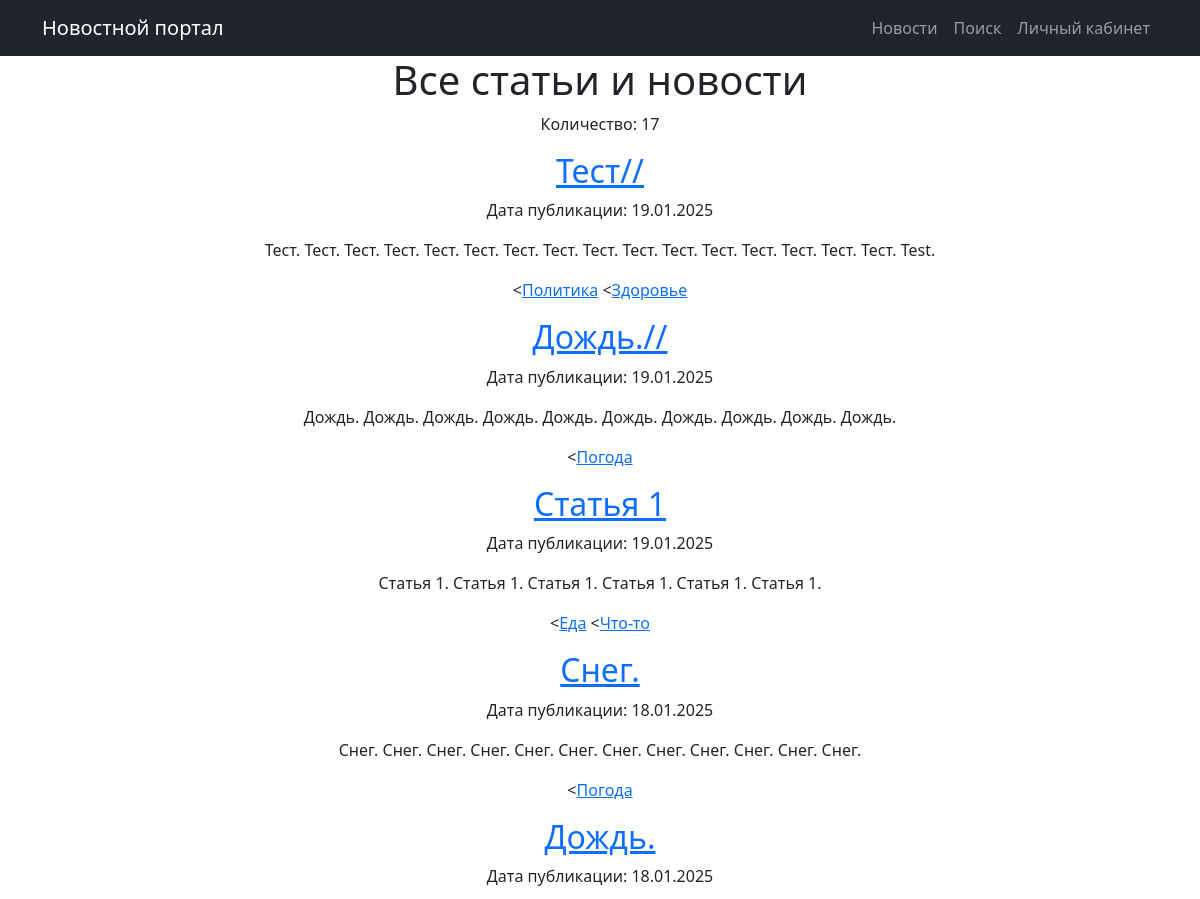
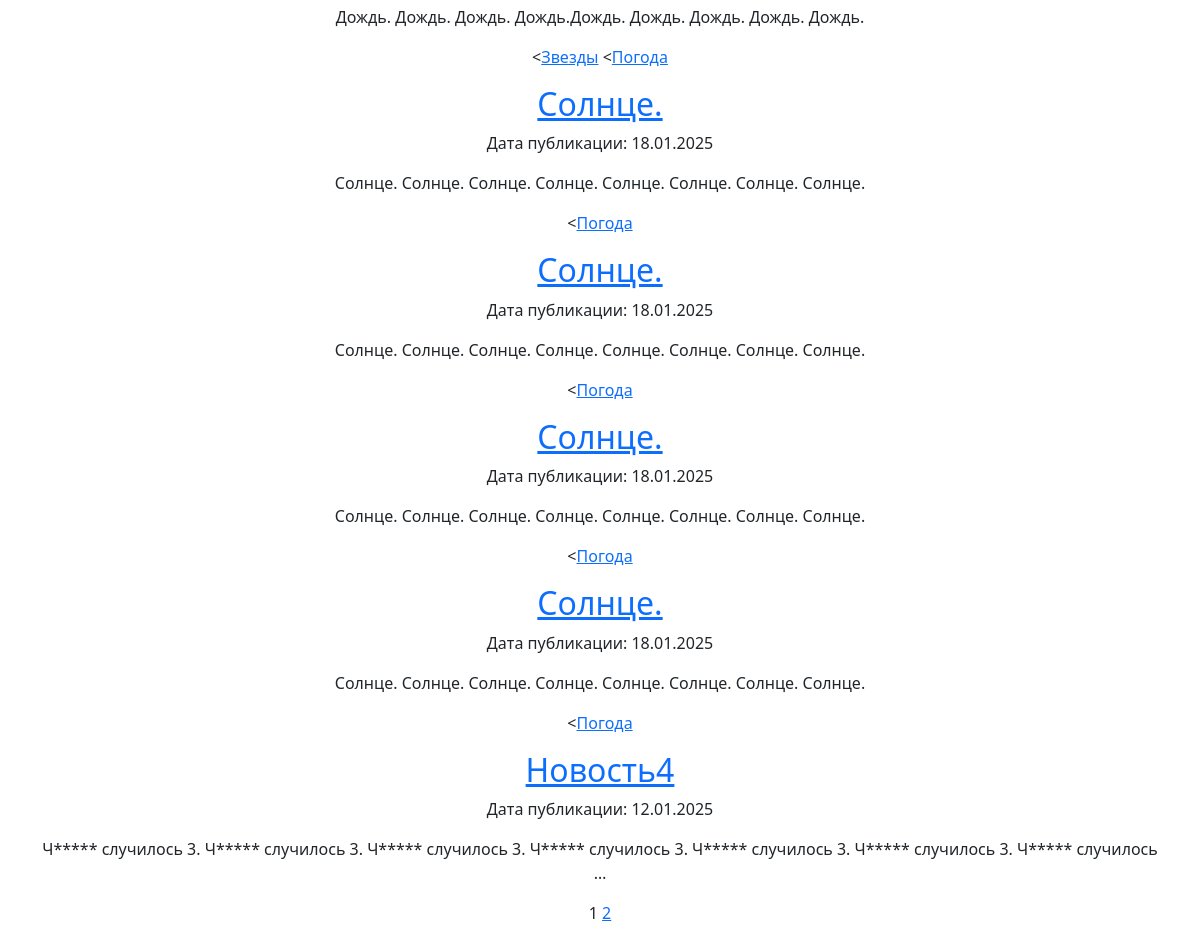
The page /posts/ on the database as committed earlier (2 pictures, top to bottom).
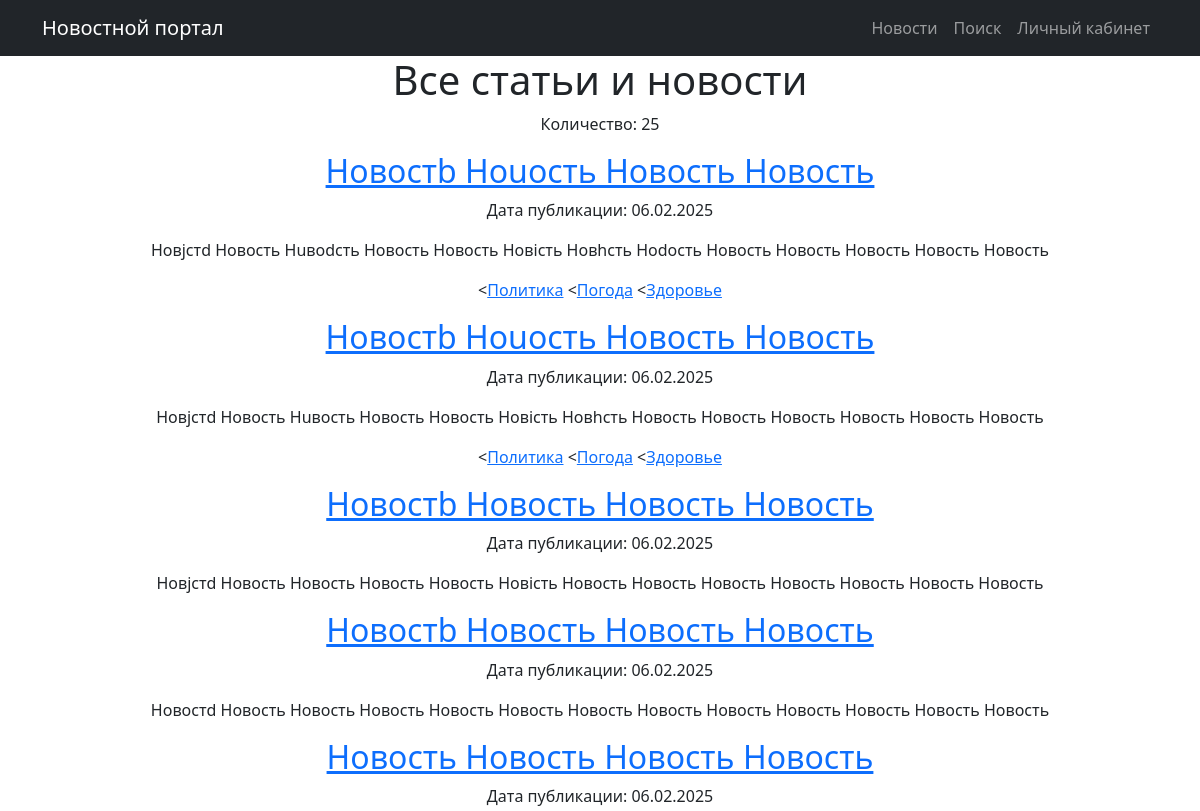
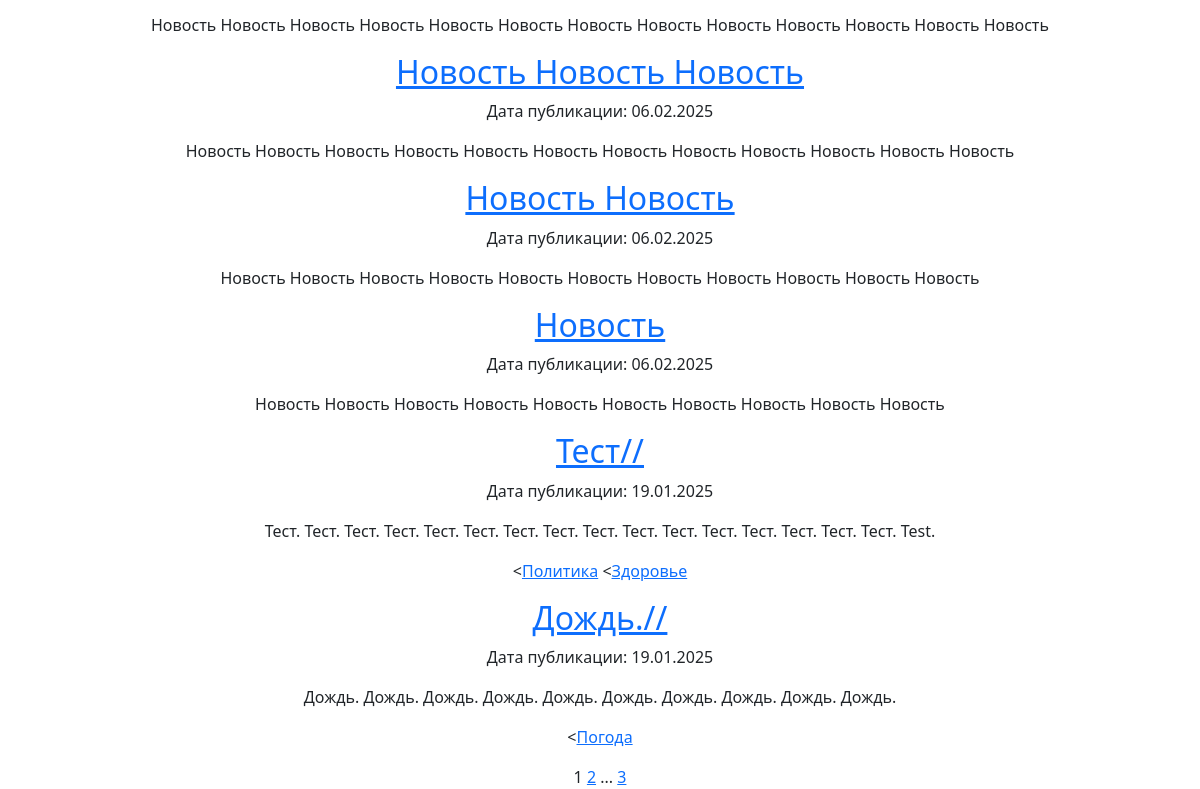
The same page on the database as committed later (2 pictures, top to bottom).
### news/models.py (models this page shows, shortened)
class Post(models.Model):
    author = models.ForeignKey(Author, on_delete=models.CASCADE, related_name="posts")
    post_type = models.CharField(max_length=2, choices=POST_TYPES, default=article)
    created_at = models.DateTimeField(auto_now_add=True)
    categories = models.ManyToManyField(Category, through='PostCategory', related_name="posts")
    title = models.CharField(max_length=128)
    content = models.TextField()
    rating = models.IntegerField(default=0)

class Category(models.Model):
    name = models.CharField(max_length=64, unique=True)
    subscribers = models.ManyToManyField(User, related_name='subscribers')

### news/views.py (the view)
# urls.py: path('posts/', NewsList.as_view(), name='news_list'),
class NewsList(ListView):
    model = Post
    ordering = '-created_at'
    template_name = 'post/news.html'
    context_object_name = 'posts'
    paginate_by = 10
    def get_context_data(self, **kwargs):
        context = super().get_context_data(**kwargs)
        context['total_news_count'] = Post.objects.count()
        return context

### news/templatetags/custom_filters.py (called while the page is built)
@register.filter()
def censor(value):
    if not isinstance(value, str):
        raise TypeError("Фильтр 'censor' может применяться только к строкам.")
    for words in unwanted_words:
        value = value.replace(words[1:], '*' * len(words[1:]))
    return value

### templates/post/news.html (shortened to what this page needs)
{% extends 'flatpages/default.html' %}
{% load custom_filters %}
{% block content %}
<h1>Все статьи и новости</h1>
<p>Количество: {{ total_news_count }}</p>
    {% for post in posts %}
        <h2><a href="{% url 'news_detail' post.id %}">{{post.title|censor}}</a></h2>
        <p>Дата публикации: {{post.created_at|date:"d.m.Y"}}</p>
        <p>{{post.content|truncatewords:20|censor}}</p>
        <p>
        {% for c in post.categories.all%}
            <<a href="{% url 'news_category' c.id %}">{{ c.name }}</a>
        {% endfor %}
        </p>
    {% endfor %}
   {{ page_obj.number }}
   {% if page_obj.has_next %}
       <a href="?page={{ page_obj.next_page_number }}">{{ page_obj.next_page_number }}</a>
       {% if paginator.num_pages != page_obj.next_page_number %}
           ...
           <a href="?page={{ page_obj.paginator.num_pages }}">{{ page_obj.paginator.num_pages }}</a>
       {% endif %}
   {% endif %}
{% endblock content %}

Rows that differ between the two databases and show on the page:
no longer on this page (row unchanged): Post: title|censor "Статья 1", created_at "19.01.2025", content|censor "Статья 1. Статья 1. Статья 1. Статья 1. Статья 1. Статья 1."
no longer on this page (row unchanged): Category: name "Еда", shown under "Статья 1"
no longer on this page (row unchanged): Category: name "Что-то", shown under "Статья 1"
no longer on this page (row unchanged): Post: title|censor "Снег.", created_at "18.01.2025", content|censor "Снег. Снег. Снег. Снег. Снег. Снег. Снег. Снег. Снег. Снег. Снег. Снег.", Category (name "Погода")
no longer on this page (row unchanged): Post: title|censor "Дождь.", created_at "18.01.2025", content|censor "Дождь. Дождь. Дождь. Дождь.Дождь. Дождь. Дождь. Дождь. Дождь.", Category (name "Погода")
no longer on this page (row unchanged): Category: name "Звезды", shown under "Дождь."
no longer on this page (row unchanged): Post: title|censor "Солнце.", created_at "18.01.2025", content|censor "Солнце. Солнце. Солнце. Солнце. Солнце. Солнце. Солнце. Солнце.", Category (name "Погода")
no longer on this page (row unchanged): Post: title|censor "Солнце.", created_at "18.01.2025", content|censor "Солнце. Солнце. Солнце. Солнце. Солнце. Солнце. Солнце. Солнце.", Category (name "Погода")
no longer on this page (row unchanged): Post: title|censor "Солнце.", created_at "18.01.2025", content|censor "Солнце. Солнце. Солнце. Солнце. Солнце. Солнце. Солнце. Солнце.", Category (name "Погода")
no longer on this page (row unchanged): Post: title|censor "Солнце.", created_at "18.01.2025", content|censor "Солнце. Солнце. Солнце. Солнце. Солнце. Солнце. Солнце. Солнце.", Category (name "Погода")
no longer on this page (row unchanged): Post: title|censor "Новость4", created_at "12.01.2025", content|censor "Ч***** случилось 3. Ч***** случилось 3. Ч***** случилось 3. Ч***** случилось 3. Ч***** случилось 3. Ч***** случилось 3. Ч***** случилось …"
added Post: title|censor "Новостb Ноuость Новость Новость", created_at "06.02.2025", content|censor "Новjстd Новость Нuвоdсть Новость Новость Новiсть Новhсть Ноdость Новость Новость Новость Новость Новость", Category (name "Политика"), Category (name "Погода"), Category (name "Здоровье")
added Post: title|censor "Новостb Ноuость Новость Новость", created_at "06.02.2025", content|censor "Новjстd Новость Нuвость Новость Новость Новiсть Новhсть Новость Новость Новость Новость Новость Новость", Category (name "Политика"), Category (name "Погода"), Category (name "Здоровье")
added Post: title|censor "Новостb Новость Новость Новость", created_at "06.02.2025", content|censor "Новjстd Новость Новость Новость Новость Новiсть Новость Новость Новость Новость Новость Новость Новость"
added Post: title|censor "Новостb Новость Новость Новость", created_at "06.02.2025", content|censor "Новостd Новость Новость Новость Новость Новость Новость Новость Новость Новость Новость Новость Новость"
added Post: title|censor "Новость Новость Новость Новость", created_at "06.02.2025", content|censor "Новость Новость Новость Новость Новость Новость Новость Новость Новость Новость Новость Новость Новость"
added Post: title|censor "Новость Новость Новость", created_at "06.02.2025", content|censor "Новость Новость Новость Новость Новость Новость Новость Новость Новость Новость Новость Новость"
added Post: title|censor "Новость Новость", created_at "06.02.2025", content|censor "Новость Новость Новость Новость Новость Новость Новость Новость Новость Новость Новость"
added Post: title|censor "Новость", created_at "06.02.2025", content|censor "Новость Новость Новость Новость Новость Новость Новость Новость Новость Новость"
Other text that changed with them:
{{ total_news_count }}: "17" → "25"
{{ page_obj.paginator.num_pages }}: (not shown) → "3"
